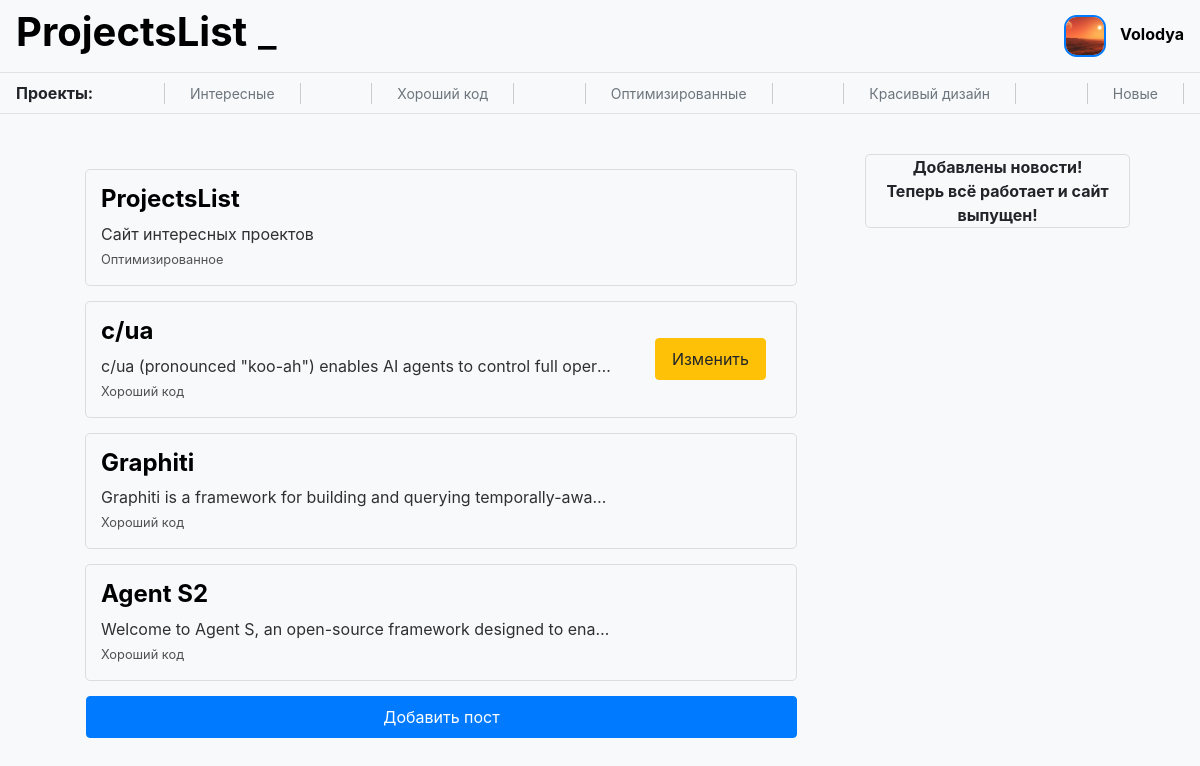
Screenshot of / (signed in) with the database file from the repository.
### data/users.py (models this page shows, shortened)
class User(SqlAlchemyBase, UserMixin):
    __tablename__ = 'users'
    id = sa.Column(sa.Integer, primary_key=True, autoincrement=True)
    name = sa.Column(sa.String)
    mail = sa.Column(sa.String, unique=True)
    hashed_password = sa.Column(sa.String)
    info = sa.Column(sa.String)
    image = sa.Column(sa.String)
    github = sa.Column(sa.String)
    create_time = sa.Column(sa.DateTime, default=datetime.now)
    posts = sa.orm.relationship('Post', back_populates='author')
    comments = sa.orm.relationship('Comment', back_populates='author')
    liked_posts = sa.orm.relationship('Post', back_populates='users_who_liked', secondary='rating_posts')
    liked_comments = sa.orm.relationship('Comment', back_populates='users_who_liked', secondary='rating_comments')

### data/posts.py (models this page shows)
class Post(SqlAlchemyBase):
    __tablename__ = 'posts'
    id = sa.Column(sa.Integer, primary_key=True, autoincrement=True)
    title = sa.Column(sa.String)
    text = sa.Column(sa.String)
    project_link = sa.Column(sa.String)
    category = sa.Column(sa.String)
    like = sa.Column(sa.Integer, default=0)
    dislike = sa.Column(sa.Integer, default=0)
    create_time = sa.Column(sa.DateTime, default=datetime.now)
    author = sa.orm.relationship('User', back_populates='posts')
    author_id = sa.Column(sa.Integer, sa.ForeignKey('users.id'))
    users_who_liked = sa.orm.relationship('User', back_populates='liked_posts', secondary='rating_posts')
    comments = sa.orm.relationship('Comment', back_populates='post')

### server.py (the view)
@app.route('/')
def home():
    style = flask.request.args.get('style', '')
    try:
        db = db_session.create_session()
        posts = db.query(Post).all()[:-5:-1]
        return flask.render_template('home.html', title='ProjectsList', posts=posts, style=style)
    finally:
        db.close()

### data/db_session.py (called while the page is built)
def create_session() -> Session:
    global __factory
    return __factory()

### server.py (called while the page is built)
@login_manager.user_loader
def load_user(user_id):
    try:
        db = db_session.create_session()
        return db.query(User).get(user_id)
    finally:
        db.close()

### templates/home.html
{% extends "base.html" %}
{% block content %}
    <div class='container'>
        <div class='posts' style='display: inline-block'>
            {% for post in posts %}
                <div class='small-post'>
                    <a href='posts/{{post.id}}' style='max-width: 75%'>
                        <div style='white-space: nowrap; overflow: hidden; text-overflow: ellipsis;'>
                            <h4>{{post.title}}</h4>
                            <p style='white-space: nowrap; overflow: hidden; text-overflow: ellipsis;'>{{post.text}}</p>
                            <small>{{post.category}}</small>
                        </div>
                    </a>
                    {% if current_user.id == post.author.id or current_user.id == 1 %}
                    <div style='display: inline-block;'>
                        <a type='button' class='btn btn-warning' href='posts/edit/{{post.id}}'>Изменить</a>
                    </div>
                    {% endif %}
                </div>
            {% endfor %}
            {% if current_user.is_authenticated %}
            <a class='btn btn-primary' href='/add_post'>Добавить пост</a>
            {% endif %}
        </div>
        <div class='news' style='display: inline-block; float: right'>
            <b>Добавлены новости!<br>Теперь всё работает и сайт выпущен!</b>
        </div>
    </div>
{% endblock %}

### templates/base.html (shortened to what this page needs)
<!doctype html>
<html lang="en">
<head>
    <link rel="stylesheet"
          href="https://stackpath.bootstrapcdn.com/bootstrap/4.4.1/css/bootstrap.min.css"
>
    {% if style=='retro' %}
    <link text="text/css"  href="{{ url_for('static', filename='css/retro.css') }}" rel="stylesheet">
    {% else %}
    <link text="text/css"  href="{{ url_for('static', filename='css/style.css') }}" rel="stylesheet">
    {% endif %}
</head>
<body>
<header>
    <nav class="navbar">
        <h1><b><a href='/'>ProjectsList</a></b>
        <span class="blinking-symbol"><a href='/?style=retro'>_</a></span></h1>
        {% if current_user.is_authenticated %}
        	<div class='user-navbar'>
			<img class='user-icon' src='/{{current_user.image}}' width='42' height='42' /img>
			<a class='user-name' href="/user{{current_user.id}}">{{ current_user.name }}</a>
		</div>
        {% else %}
		<a class="btn btn-primary " href="/register">Зарегистрироваться</a>
		<a class="btn btn-success" href="/login">Войти</a>
        {% endif %}
    </nav>
    <nav class="category navbar ">
        <b>Проекты:</b>
        <a href='/interesting'>Интересные</a>
        <a href='/goodcode'>Хороший код</a>
        <a href='/optimized'>Оптимизированные</a>
        <a href='/beautifuldesign '>Красивый дизайн</a>
        <a href='/new'>Новые</a>
    </nav>
</header>
<main role="main" class='container'>
    {% block content %}{% endblock %}
</main>
</body>
</html>

### static/css/style.css (style rules this page uses)
.small-post { border: 1px solid #ddd; border-radius: 5px; margin: 15px; padding: 15px; align-items: center; display: flex; justify-content: space-between; overflow: hidden; white-space: nowrap; text-overflow: ellipsis; }
.small-post p { color: #303030; margin: 0px; text-overflow: ellipsis; }
.small-post small { color: #505050; margin: 0px; }
.small-post h4 { color: black; font-weight: bold; overflow: hidden; white-space: nowrap; text-overflow: ellipsis; }
.posts { width: 70%; display: flex; flex-direction: column; align-items: center; }
.posts .btn { display: block; cursor: pointer; text-align: center; margin: 15px; padding: 8px 16px; margin-left: 16px; flex-shrink: 0; }
.news { border: 1px solid #ddd; border-radius: 5px; text-align: center; width: 25%; }
.container { justify-content: space-between; flex-wrap: wrap; padding: 20px; }
body { background-color: #f8f9fa; }
.navbar { border-bottom: 1px solid #dee2e6; }
.navbar a { text-decoration: none; color: #000; }
.user-icon { border-radius: 30%; margin-right: 10px; border: 2px solid #007bff; }
.user-name { color: #007bff; font-weight: bold; text-decoration: none; }
.category a { color: #6c757d; font-size: 14px; border-right: 1px solid; border-left: 1px solid; border-color: #ccc; padding-right: 25px; padding-left: 25px; }
.blinking-symbol { animation: blink 3s infinite; }

### rows the page displays
User: image (picture), name "Volodya"
Post: title "ProjectsList", text "Сайт интересных проектов", category "Оптимизированное"
Post: title "c/ua", text "c/ua (pronounced \"koo-ah\") enables AI agents to control full oper…", category "Хороший код"
Post: title "Graphiti", text "Graphiti is a framework for building and querying temporally-awa…", category "Хороший код"
Post: title "Agent S2", text "Welcome to Agent S, an open-source framework designed to ena…", category "Хороший код"
